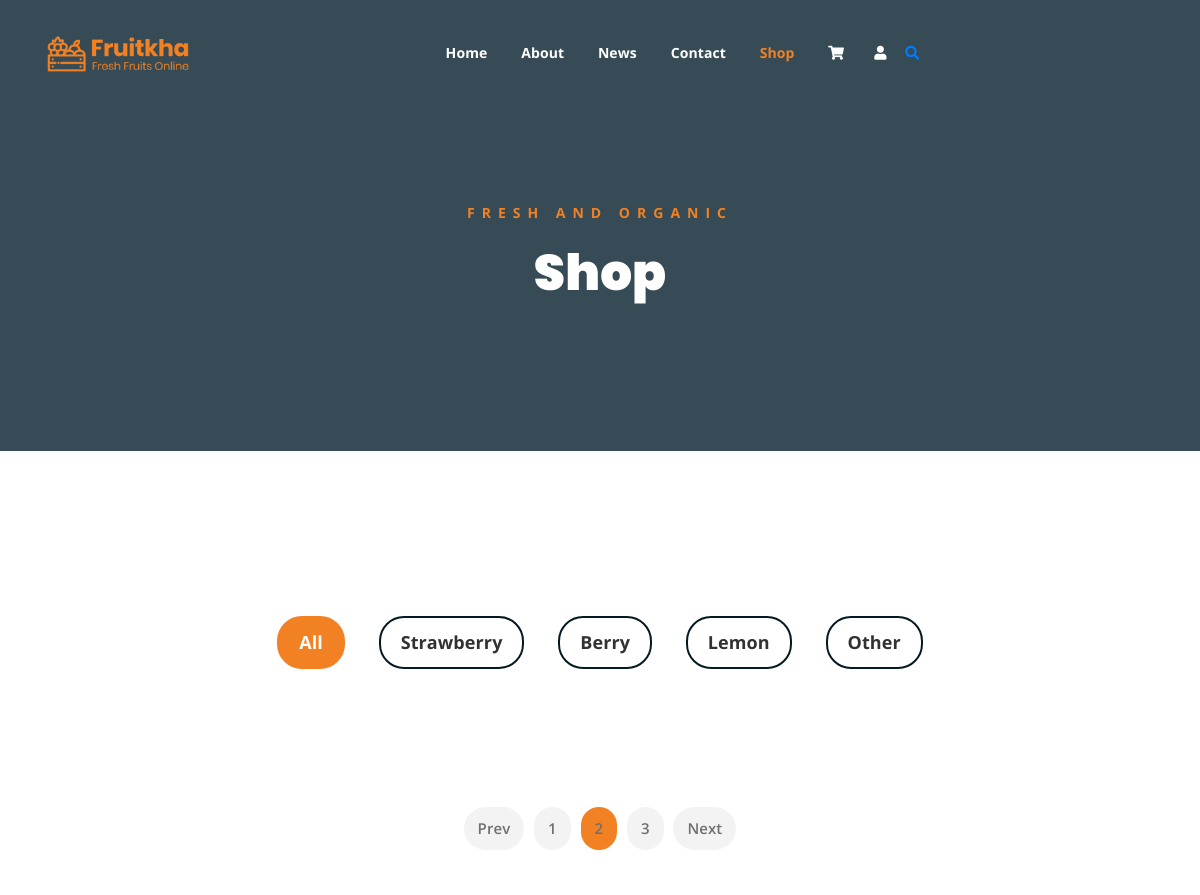
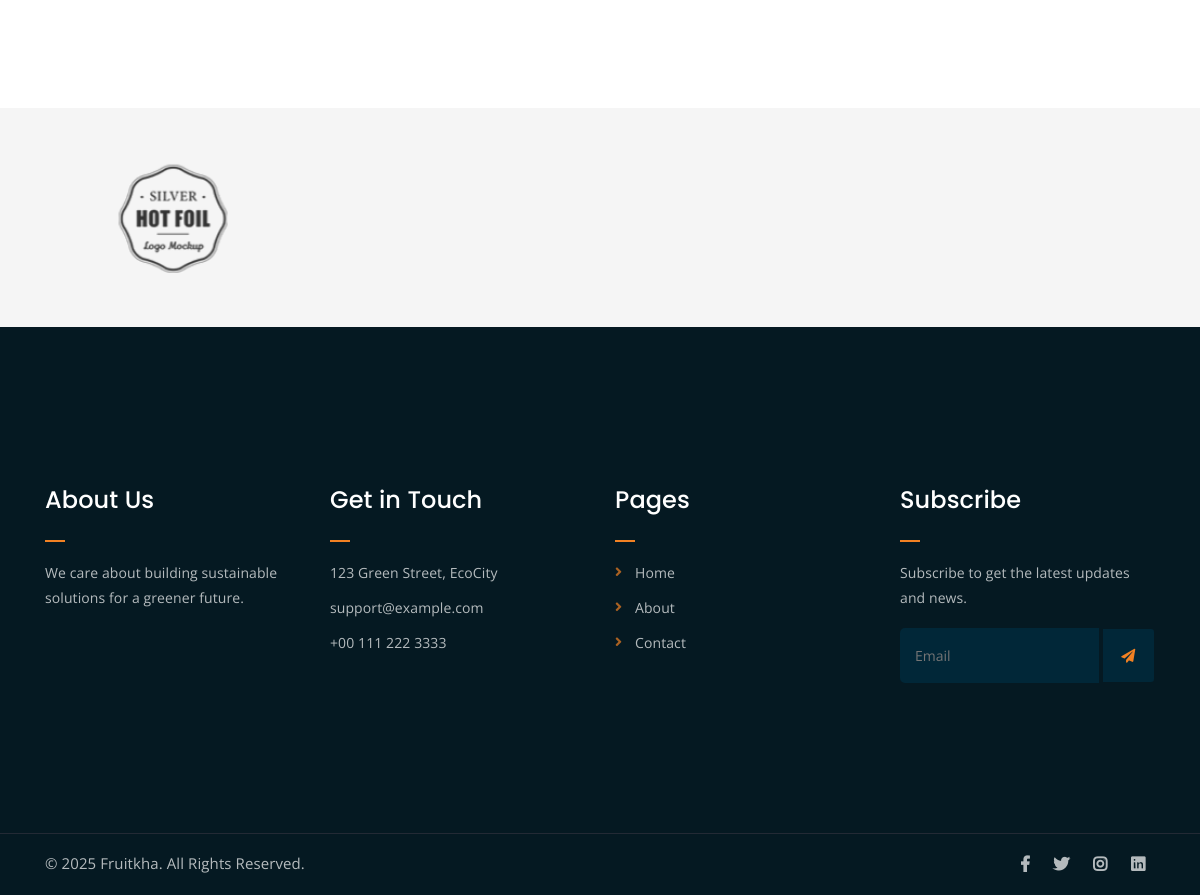
The app's page /shop/, older data (2 pictures, top to bottom).
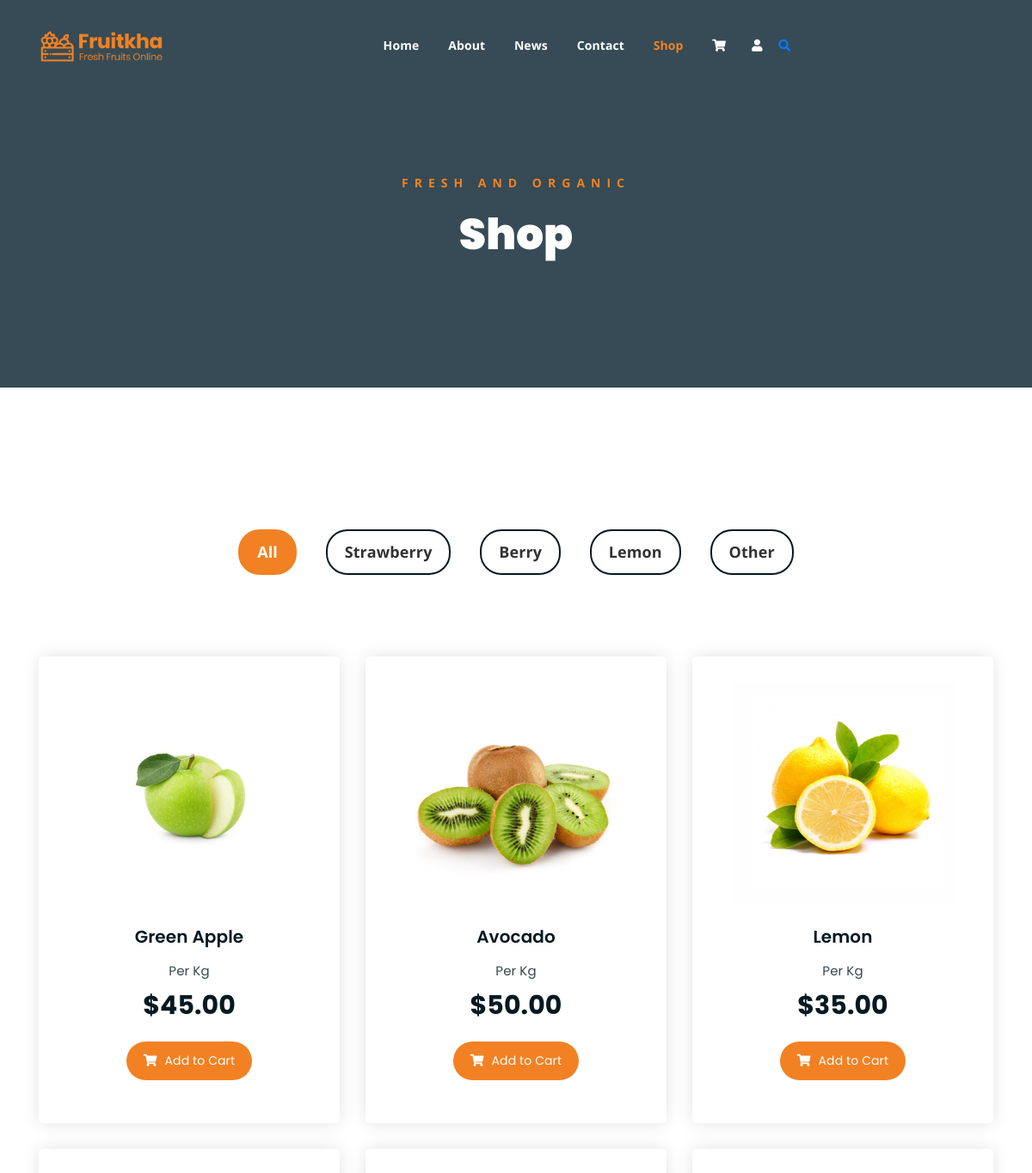
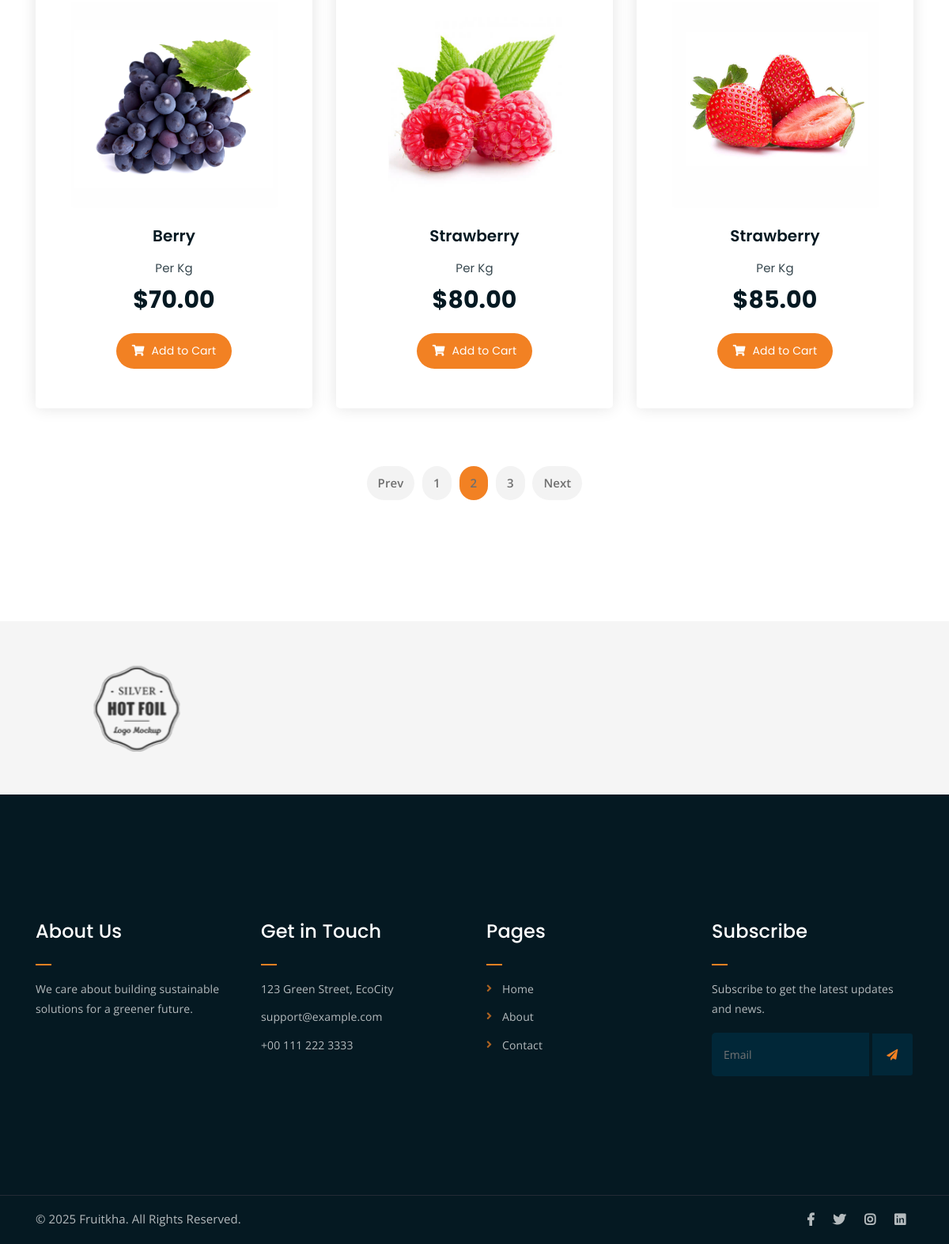
The same page, newer data (2 pictures, top to bottom).
### app1/models.py (models this page shows, shortened)
class Product(models.Model):
    CATEGORY_CHOICES = [
        ('strawberry', 'Strawberry'),
        ('berry', 'Berry'),
        ('lemon', 'Lemon'),
        ('other', 'Other'),
    ]
    name = models.CharField(max_length=100)
    description = models.TextField()
    price = models.DecimalField(max_digits=10, decimal_places=2)
    category = models.CharField(max_length=20, choices=CATEGORY_CHOICES)
    image = models.ImageField(upload_to='products/')
    created_at = models.DateTimeField(auto_now_add=True)
    updated_at = models.DateTimeField(auto_now=True)
    class Meta:
        ordering = ['-created_at']

### app1/views.py (the view)
# urls.py: path('shop/', views.shop, name='shop'),
def shop(request):
    products = Product.objects.all()
    categories = dict(Product.CATEGORY_CHOICES)
    context = {
        'products': products,
        'categories': categories,
    }
    return render(request, 'shop.html', context)

### app1/static/templates/shop.html (shortened to what this page needs)
{% extends 'base.html' %}
{% load static %}
{% block content %}
    <div class="breadcrumb-section breadcrumb-bg">
        <div class="container">
            <div class="row">
                <div class="col-lg-8 offset-lg-2 text-center">
                    <div class="breadcrumb-text">
                        <p>Fresh and Organic</p>
                        <h1>Shop</h1>
                    </div>
                </div>
            </div>
        </div>
    </div>
        <div class="product-section mt-150 mb-150">
            <div class="container">
                <div class="row">
                    <div class="col-md-12">
                        <div class="product-filters">
                            <ul>
                                <li class="active" data-filter="*">All</li>
                                {% for value, label in categories.items %}
                                    <li data-filter=".{{ value }}">{{ label }}</li>
                                {% endfor %}
                            </ul>
                        </div>
                    </div>
                </div>
                <div class="row product-lists">
                    {% for product in products %}
                    <div class="col-lg-4 col-md-6 text-center {{ product.category }}">
                        <div class="single-product-item">
                            <div class="product-image">
                                <a href="{% url 'product_detail' product.id %}">
                                <img src="{{ product.image.url }}" alt="{{ product.name }}">
                            </a>
                            </div>
                            <h3>{{ product.name }}</h3>
                            <p class="product-price">
                                <span>Per Kg</span>
                                {% if product.discount_price %}
                                    <span class="original-price">${{ product.price }}</span>
                                    ${{ product.discount_price }}
                                {% else %}
                                    ${{ product.price }}
                                {% endif %}
                            </p>
                            <a href="{% url 'cart' %}" class="cart-btn">
                                <i class="fas fa-shopping-cart"></i> Add to Cart
                            </a>
                        </div>
                    </div>
                    {% endfor %}
                </div>
                <div class="row">
                    <div class="col-lg-12 text-center">
                        <div class="pagination-wrap">
                            <ul>
                                <li><a href="#">Prev</a></li>
                                <li><a href="#">1</a></li>
                                <li><a class="active" href="#">2</a></li>
                                <li><a href="#">3</a></li>
                                <li><a href="#">Next</a></li>
                            </ul>
                        </div>
                    </div>
                </div>
            </div>
        </div>
    <div class="logo-carousel-section">
        <div class="container">
            <div class="row">
                <div class="col-lg-12">
                    <div class="logo-carousel-inner">
                        <div class="single-logo-item">
                            <img src="{% static 'assets/img/company-logos/1.png' %}" alt="Partner Logo">
                        </div>
                    </div>
                </div>
            </div>
        </div>
    </div>
{% endblock %}

### app1/static/templates/base.html (shortened to what this page needs)
{% load static %}
<!DOCTYPE html>
<html lang="en">
<head>
    <link rel="stylesheet" href="{% static 'assets/css/all.min.css' %}">
    <link rel="stylesheet" href="{% static 'assets/bootstrap/css/bootstrap.min.css' %}">
    <link rel="stylesheet" href="{% static 'assets/css/owl.carousel.css' %}">
    <link rel="stylesheet" href="{% static 'assets/css/magnific-popup.css' %}">
    <link rel="stylesheet" href="{% static 'assets/css/animate.css' %}">
    <link rel="stylesheet" href="{% static 'assets/css/meanmenu.min.css' %}">
    <link rel="stylesheet" href="{% static 'assets/css/main.css' %}">
    <link rel="stylesheet" href="{% static 'assets/css/responsive.css' %}">
</head>
<body>
    <div class="top-header-area" id="sticker">
        <div class="container">
            <div class="row">
                <div class="col-lg-12 col-sm-12 text-center">
                    <div class="main-menu-wrap">
                        <div class="site-logo">
                            <a href="{% url 'home' %}">
                                <img src="{% static 'assets/img/logo.png' %}" alt="">
                            </a>
                        </div>
                        <nav class="main-menu">
                            <ul>
                                <li class="{% if request.path == '/' %}current-list-item{% endif %}"><a href="{% url 'home' %}">Home</a></li>
                                <li class="{% if request.path == '/about/' %}current-list-item{% endif %}"><a href="{% url 'about' %}">About</a></li>
                                <li class="{% if '/news/' in request.path %}current-list-item{% endif %}"><a href="#">News</a></li>
                                <li class="{% if request.path == '/contact/' %}current-list-item{% endif %}"><a href="{% url 'contact' %}">Contact</a></li>
                                <li class="{% if request.path == '/shop/' %}current-list-item{% endif %}"><a href="{% url 'shop' %}">Shop</a></li>
                               <li>
                                    <div class="header-icons">
                                        <a class="shopping-cart" href="#"><i class="fas fa-shopping-cart"></i></a>
                                        {% if user.is_authenticated %}
                                            <li class="user-dropdown">
                                                <a class="shopping-cart-1" href="#">
                                                    <i class="fas fa-user"></i>
                                                    <span class="username">{{ user.first_name }}</span>
                                                </a>
                                                <ul class="sub-menu">
                                                    <li><a href="{% url 'account' %}">My Account</a></li>
                                                    <li><a href="#">My Orders</a></li>
                                                    <li><a href="{% url 'logout' %}">Logout</a></li>
                                                </ul>
                                            </li>
                                        {% else %}
                                            <li>
                                                <a class="shopping-cart-1" href="#"><i class="fas fa-user"></i></a>
                                            </li>
                                        {% endif %}
                                        <a class="mobile-hide search-bar-icon" href="#"><i class="fas fa-search"></i></a>
                                    </div>
                                </li>
                            </ul>
                        </nav>
                    </div>
                </div>
            </div>
        </div>
    </div>
    {% block content %}{% endblock %}
    <div class="footer-area">
        <div class="container">
            <div class="row">
                <div class="col-lg-3 col-md-6">
                    <div class="footer-box about-widget">
                        <h2 class="widget-title">About Us</h2>
                        <p>We care about building sustainable solutions for a greener future.</p>
                    </div>
                </div>
                <div class="col-lg-3 col-md-6">
                    <div class="footer-box get-in-touch">
                        <h2 class="widget-title">Get in Touch</h2>
                        <ul>
                            <li>123 Green Street, EcoCity</li>
                            <li>support@example.com</li>
                            <li>+00 111 222 3333</li>
                        </ul>
                    </div>
                </div>
                <div class="col-lg-3 col-md-6">
                    <div class="footer-box pages">
                        <h2 class="widget-title">Pages</h2>
                        <ul>
                            <li><a href="{% url 'home' %}">Home</a></li>
                            <li><a href="{% url 'about' %}">About</a></li>
                            <li><a href="{% url 'contact' %}">Contact</a></li>
                        </ul>
                    </div>
                </div>
                <div class="col-lg-3 col-md-6">
                    <div class="footer-box subscribe">
                        <h2 class="widget-title">Subscribe</h2>
                        <p>Subscribe to get the latest updates and news.</p>
                        <form action="#">
                            <input type="email" placeholder="Email">
                            <button type="submit"><i class="fas fa-paper-plane"></i></button>
                        </form>
                    </div>
                </div>
            </div>
        </div>
    </div>
    <div class="copyright">
        <div class="container">
            <div class="row">
                <div class="col-lg-6 col-md-12">
                    <p>&copy; 2025 Fruitkha. All Rights Reserved.</p>
                </div>
                <div class="col-lg-6 text-right col-md-12">
                    <div class="social-icons">
                        <ul>
                            <li><a href="#"><i class="fab fa-facebook-f"></i></a></li>
                            <li><a href="#"><i class="fab fa-twitter"></i></a></li>
                            <li><a href="#"><i class="fab fa-instagram"></i></a></li>
                            <li><a href="#"><i class="fab fa-linkedin"></i></a></li>
                        </ul>
                    </div>
                </div>
            </div>
        </div>
    </div>
</body>
</html>

Row changes from the older to the newer data that the page shows:
added Product: image (picture), name "Green Apple", price "45.00"
added Product: image (picture), name "Avocado", price "50.00"
added Product: image (picture), name "Lemon", price "35.00"
added Product: image (picture), name "Berry", price "70.00"
added Product: image (picture), name "Strawberry", price "80.00"
added Product: image (picture), name "Strawberry", price "85.00"
